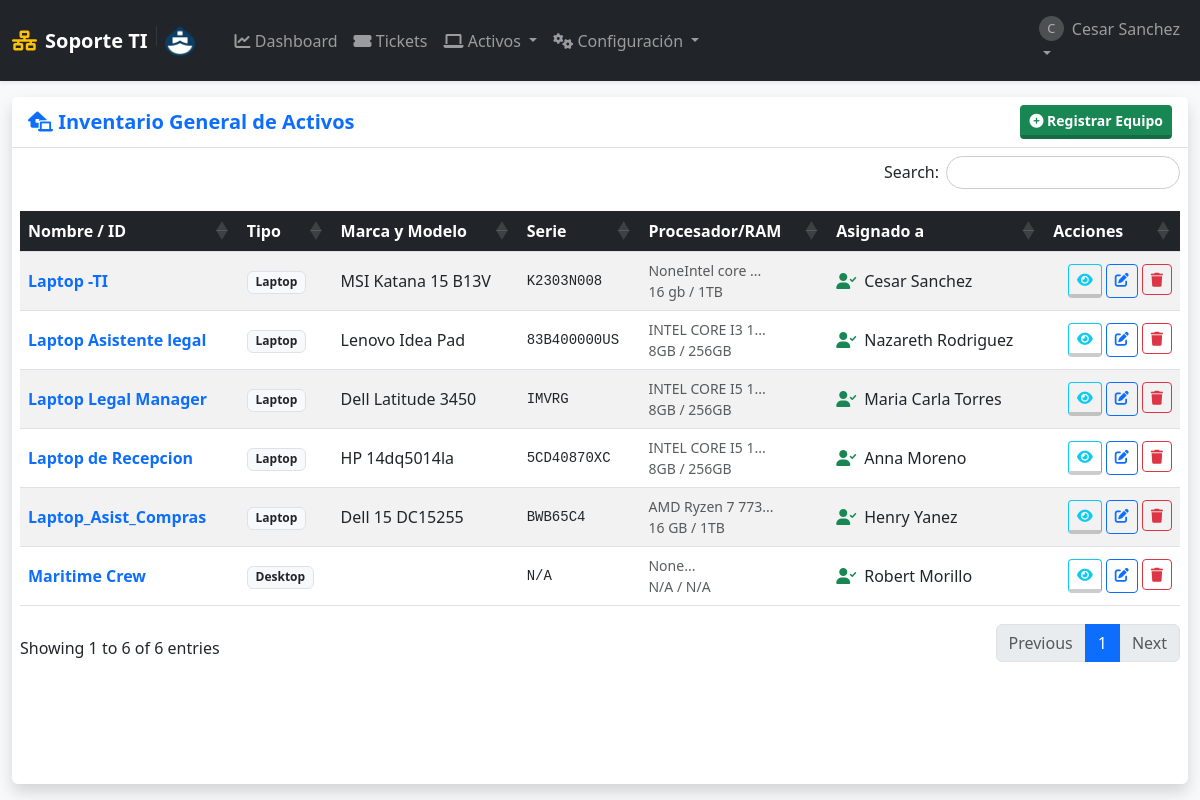
The page /equipos (signed in) on the database its author committed.
### tables this page shows
CREATE TABLE usuarios (
            id INTEGER PRIMARY KEY AUTOINCREMENT,
            username TEXT UNIQUE NOT NULL,
            email TEXT UNIQUE,
            password_hash TEXT NOT NULL,
            role TEXT NOT NULL DEFAULT 'user' CHECK(role IN ('admin', 'user', 'tecnico')),
            departamento TEXT,
            fecha_creacion TIMESTAMP DEFAULT CURRENT_TIMESTAMP
        );

CREATE TABLE equipos (
            id INTEGER PRIMARY KEY AUTOINCREMENT,
            nombre_equipo TEXT UNIQUE NOT NULL,
            tipo TEXT,
            marca_modelo TEXT,
            numero_serie TEXT UNIQUE,
            fecha_adquisicion DATE,
            usuario_asignado_id INTEGER,
            notas TEXT, procesador TEXT, memoria_ram TEXT, tipo_ram TEXT, disco_duro TEXT, tipo_disco TEXT, fecha_compra DATE, color TEXT,
            FOREIGN KEY (usuario_asignado_id) REFERENCES usuarios (id) ON DELETE SET NULL
        );

### app.py (the view)
@app.route('/equipos')
@login_required
def lista_equipos():
    equipos = get_db().execute("""
        SELECT e.*, u.username as usuario_asignado
        FROM equipos e
        LEFT JOIN usuarios u ON e.usuario_asignado_id = u.id
        ORDER BY e.nombre_equipo
    """).fetchall()
    tipos = get_db().execute("SELECT DISTINCT tipo FROM equipos WHERE tipo IS NOT NULL").fetchall()
    return render_template('lista_equipos.html', equipos=equipos, tipos=tipos)

### app.py (called while the page is built)
def get_db():
    if 'db' not in g:
        g.db = sqlite3.connect(app.config['DB_FILE'])
        g.db.row_factory = sqlite3.Row
        g.db.execute("PRAGMA foreign_keys = ON")
    return g.db

def login_required(f):
    @wraps(f)
    def decorated_function(*args, **kwargs):
        if 'user_id' not in session:
            flash('Por favor, inicia sesión.', 'warning')
            return redirect(url_for('login'))
        return f(*args, **kwargs)
    return decorated_function

### templates/lista_equipos.html
{% extends "layout.html" %}
{% block content %}
<div class="card shadow h-100 border-0">
    <div class="card-header bg-white py-2 border-bottom d-flex justify-content-between align-items-center">
        <h5 class="mb-0 text-primary fw-bold"><i class="fas fa-laptop-house"></i> Inventario General de Activos</h5>
        <div class="d-flex gap-2">
            {% if session['role'] == 'admin' %}
            <a href="{{ url_for('gestion_equipo') }}" class="btn btn-success btn-sm">
                <i class="fas fa-plus-circle"></i> Registrar Equipo
            </a>
            {% endif %}
        </div>
    </div>
    <div class="card-body p-2">
        <table class="table table-striped table-hover tabla-enterprise w-100 align-middle">
            <thead>
                <tr>
                    <th>Nombre / ID</th>
                    <th>Tipo</th>
                    <th>Marca y Modelo</th>
                    <th>Serie</th>
                    <th>Procesador/RAM</th>
                    <th>Asignado a</th>
                    <th>Acciones</th>
                </tr>
            </thead>
            <tbody>
                {% for equipo in equipos %}
                <tr>
                    <td class="fw-bold text-primary">{{ equipo.nombre_equipo }}</td>
                    <td><span class="badge bg-light text-dark border">{{ equipo.tipo }}</span></td>
                    <td>{{ equipo.marca_modelo }}</td>
                    <td class="small font-monospace">{{ equipo.numero_serie or 'N/A' }}</td>
                    <td class="small text-muted">
                        {% if equipo.procesador %}{{ equipo.procesador[:15] }}...<br>{% endif %}
                        {% if equipo.memoria_ram %}{{ equipo.memoria_ram }} / {{ equipo.disco_duro }}{% endif %}
                    </td>
                    <td>
                        {% if equipo.usuario_asignado %}
                            <div class="d-flex align-items-center">
                                <i class="fas fa-user-check text-success me-2"></i>
                                {{ equipo.usuario_asignado }}
                            </div>
                        {% else %}
                            <span class="badge bg-secondary">En Stock</span>
                        {% endif %}
                    </td>
                    <td class="text-end">
                        <div class="d-flex gap-1 justify-content-end">
                            <a href="{{ url_for('ver_equipo', equipo_id=equipo.id) }}" class="btn btn-outline-info btn-sm" title="Ver Ficha Técnica">
                                <i class="fas fa-eye"></i>
                            </a>
                            {% if session['role'] == 'admin' %}
                            <a href="{{ url_for('gestion_equipo', equipo_id=equipo.id) }}" class="btn btn-outline-primary btn-sm" title="Editar">
                                <i class="fas fa-edit"></i>
                            </a>
                            <form action="{{ url_for('eliminar_equipo', equipo_id=equipo.id) }}" method="POST" onsubmit="return confirm('¿Eliminar este equipo? Se borrará su historial.');">
                                <button class="btn btn-outline-danger btn-sm" title="Eliminar"><i class="fas fa-trash"></i></button>
                            </form>
                            {% endif %}
                        </div>
                    </td>
                </tr>
                {% endfor %}
            </tbody>
        </table>
    </div>
</div>
{% endblock %}

### templates/layout.html (shortened to what this page needs)
<!DOCTYPE html>
<html lang="es">
<head>
    <link href="https://cdn.jsdelivr.net/npm/bootstrap@5.3.0/dist/css/bootstrap.min.css" rel="stylesheet">
    <link rel="stylesheet" href="https://cdnjs.cloudflare.com/ajax/libs/font-awesome/6.0.0/css/all.min.css">
    <link rel="stylesheet" href="https://cdn.datatables.net/1.13.4/css/dataTables.bootstrap5.min.css">
    <link rel="stylesheet" href="https://cdn.datatables.net/responsive/2.4.1/css/responsive.bootstrap5.min.css">
    <link rel="stylesheet" href="https://cdn.datatables.net/buttons/2.3.6/css/buttons.bootstrap5.min.css">
    <link rel="stylesheet" href="{{ url_for('static', filename='css/style.css') }}">
</head>
<body class="bg-light sap-mode">
    <nav class="navbar navbar-expand-lg navbar-dark bg-dark shadow-sm z-index-1000">
        <div class="container-fluid">
            <a class="navbar-brand fw-bold d-flex align-items-center" href="{{ url_for('dashboard') }}">
                <i class="fas fa-network-wired me-2 text-warning"></i>
                Soporte TI
                <img src="{{ url_for('static', filename='img/logo.png') }}" alt="Logo Empresa" height="30" class="d-inline-block align-text-top">
            </a>
            <div class="collapse navbar-collapse" id="navbarNav">
                {% if session.get('user_id') %}
                <ul class="navbar-nav me-auto ms-3">
                    <li class="nav-item">
                        <a class="nav-link" href="{{ url_for('dashboard') }}"><i class="fas fa-chart-line"></i> Dashboard</a>
                    </li>
                    <li class="nav-item">
                        <a class="nav-link" href="{{ url_for('lista_soportes') }}"><i class="fas fa-ticket-alt"></i> Tickets</a>
                    </li>
                    {% if session.get('role') in ['admin', 'tecnico'] %}
                    <li class="nav-item dropdown">
                        <a class="nav-link dropdown-toggle" href="#" data-bs-toggle="dropdown">
                            <i class="fas fa-laptop"></i> Activos
                        </a>
                    </li>
                    {% endif %}
                    {% if session.get('role') == 'admin' %}
                    <li class="nav-item dropdown">
                        <a class="nav-link dropdown-toggle" href="#" data-bs-toggle="dropdown">
                            <i class="fas fa-cogs"></i> Configuración
                        </a>
                    </li>
                    {% endif %}
                </ul>
                <ul class="navbar-nav">
                    <li class="nav-item dropdown">
                        <a class="nav-link dropdown-toggle" href="#" data-bs-toggle="dropdown">
                            <div class="d-flex align-items-center">
                                <div class="avatar-circle-sm me-2">{{ session.get('username')[0].upper() }}</div>
                                {{ session.get('username') }}
                            </div>
                        </a>
                    </li>
                </ul>
                {% endif %}
            </div>
        </div>
    </nav>
    <main class="container-fluid py-3 main-container">
        {% block content %}{% endblock %}
    </main>
</body>
</html>

### static/css/style.css (style rules this page uses)
body.sap-mode { height: 100vh; display: flex; flex-direction: column; margin: 0; overflow: hidden; }
.main-container { flex: 1; overflow-y: auto; padding-bottom: 20px; width: 100%; }
.btn { transition: all 0.15s ease-in-out; border-bottom: 4px solid rgba(0,0,0,0.2) !important; font-weight: 600; }
.btn-outline-primary, .btn-outline-secondary, .btn-outline-danger { border-bottom: 1px solid currentColor !important; }
.avatar-circle-sm { width: 25px; height: 25px; background-color: #ffffff33; border-radius: 50%; text-align: center; line-height: 25px; font-size: 0.8em; }
table.dataTable thead th { background-color: #212529; color: white; position: sticky; top: 0; z-index: 10; }
body::before { content: ""; position: fixed; top: 0; left: 0; width: 100%; height: 100%; background-image: url('../img/logo.png'); background-repeat: no-repeat; background-position: center center; background-size: 500px; opacity: 0.05; z-index: -1; pointer-events: none; }

### rows shown on the page
usuarios: get "Cesar Sanchez"
equipos: nombre_equipo "Laptop -TI", tipo "Laptop", marca_modelo "MSI Katana 15 B13V", numero_serie "K2303N008", procesador "NoneIntel core", memoria_ram "16 gb", disco_duro "1TB", usuario_asignado "Cesar Sanchez"
equipos: nombre_equipo "Laptop Asistente legal", tipo "Laptop", marca_modelo "Lenovo Idea Pad", numero_serie "83B400000US", procesador "INTEL CORE I3 1", memoria_ram "8GB", disco_duro "256GB", usuario_asignado "Nazareth Rodriguez"
equipos: nombre_equipo "Laptop Legal Manager", tipo "Laptop", marca_modelo "Dell Latitude 3450", numero_serie "IMVRG", procesador "INTEL CORE I5 1", memoria_ram "8GB", disco_duro "256GB", usuario_asignado "Maria Carla Torres"
equipos: nombre_equipo "Laptop de Recepcion", tipo "Laptop", marca_modelo "HP 14dq5014la", numero_serie "5CD40870XC", procesador "INTEL CORE I5 1", memoria_ram "8GB", disco_duro "256GB", usuario_asignado "Anna Moreno"
equipos: nombre_equipo "Laptop_Asist_Compras", tipo "Laptop", marca_modelo "Dell 15 DC15255", numero_serie "BWB65C4", procesador "AMD Ryzen 7 773", memoria_ram "16 GB", disco_duro "1TB", usuario_asignado "Henry Yanez"
equipos: nombre_equipo "Maritime Crew", tipo "Desktop", numero_serie "N/A", procesador "None", memoria_ram "N/A", disco_duro "N/A", usuario_asignado "Robert Morillo"

### other values the page prints
{{ session.get('username')[0].upper() }} "C"
